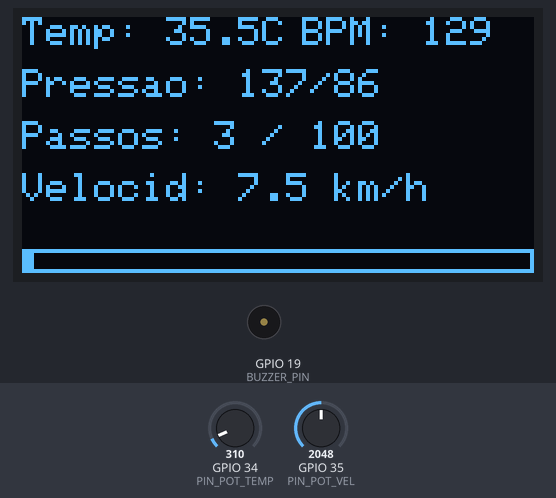
The sketch below on a simulated ESP32. Shown: 128×64 one-colour display, buzzer (waves = sounding, pin HIGH). Inputs (shaded band) come from the test bench; at power-on: GPIO 34 (PIN_POT_TEMP) = 310, GPIO 35 (PIN_POT_VEL) = 2048. WiFi joins after 1.5 s; servers stay silent unless stated; random numbers use the default seed unless the sketch sets one; no MQTT or app messages arrive unless stated; what the sketch prints to the serial monitor is not drawn.

Above: at 2.7 s.
2.8 s: GPIO 34 (PIN_POT_TEMP) set to 372
At 3.14 s:
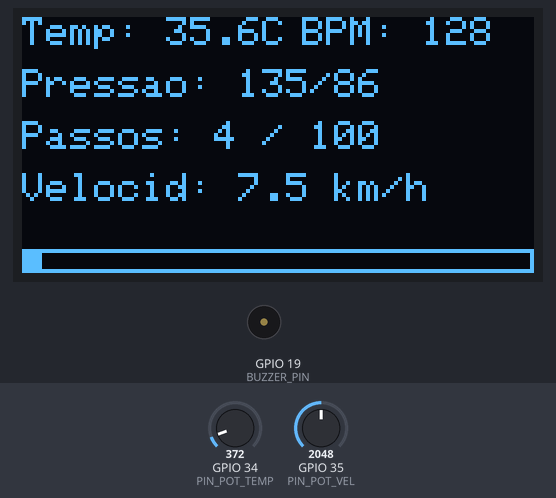
4.3 s: GPIO 35 (PIN_POT_VEL) set to 2866
At 5.14 s:
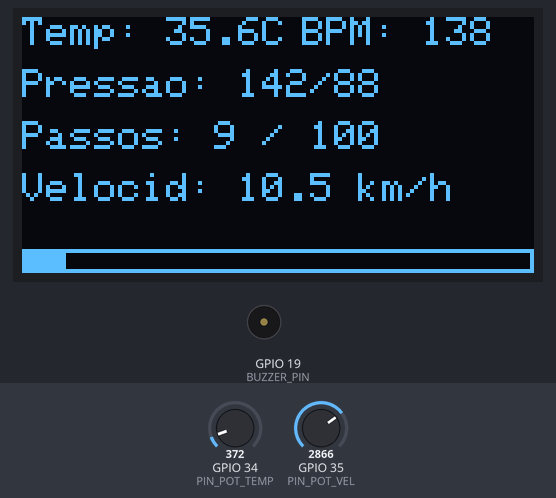
5.9 s: GPIO 34 (PIN_POT_TEMP) set to 434
At 6.34 s:
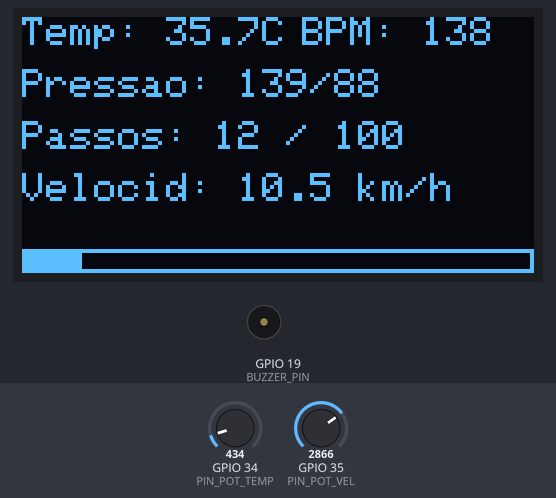
7.5 s: GPIO 35 (PIN_POT_VEL) set to 3603
At 7.94 s:
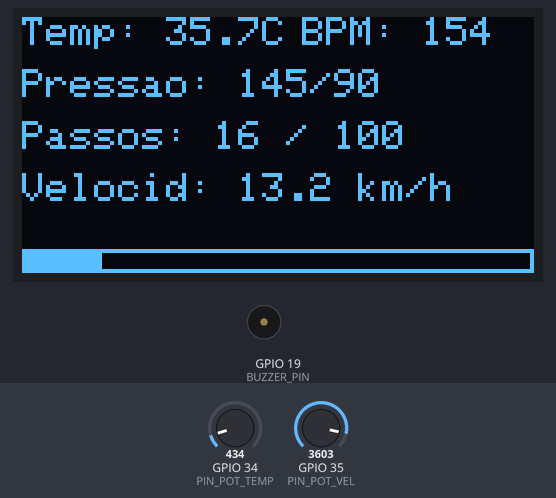
9.1 s: GPIO 34 (PIN_POT_TEMP) set to 527
At 10.63 s:
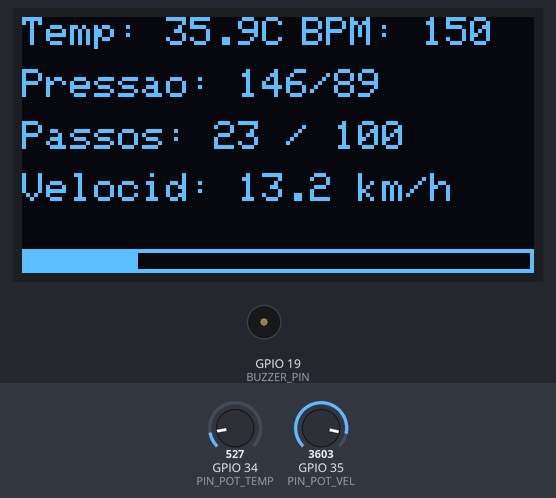
12.1 s: GPIO 35 (PIN_POT_VEL) set to 4095
At 27.41 s:
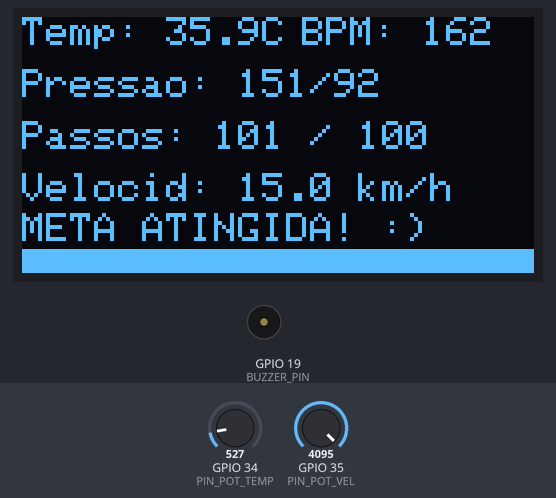
Timing chart, 0 to 28.8 s (numbered marks = the images above; inputs shaded):
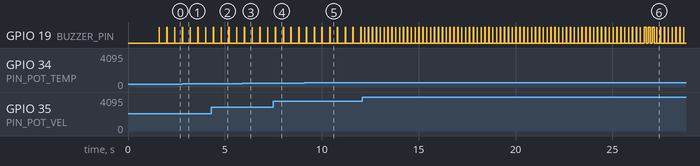

The sketch:

sketch.ino
```cpp
// --- Identificação do Grupo ---
// Artur Henrique Siqueira - RM566986 | Davi de Souza Malta - RM560327
// Guilherme cruz alves - RM566861     | Pedro Sales Ferreira - RM566910
// Guilherme de Oliveira Scremin - RM564788

#include <PubSubClient.h>
#include <WiFi.h>
#include <WiFiClientSecure.h>
#include <Wire.h>
#include <Adafruit_GFX.h>
#include <Adafruit_SSD1306.h>

// --- Configurações de Hardware e Pinos ---
#define BUZZER_PIN      19
#define PIN_POT_TEMP    34  // Potenciômetro para Temperatura
#define PIN_POT_VEL     35  // Potenciômetro para Velocidade
#define SERIAL_BAUD     115200

// --- Configurações do Display OLED ---
#define SCREEN_WIDTH 128
#define SCREEN_HEIGHT 64
Adafruit_SSD1306 display(SCREEN_WIDTH, SCREEN_HEIGHT, &Wire, -1);

// --- Variáveis de Saúde e Metas ---
const int META_PASSOS = 100;
int passosTotais = 0;
float velocidadeAtual = 0.0;
float temperaturaCorporal = 0.0;
bool metaNotificada = false;

int batimentosCardiacos = 70;
int pressaoSistolica = 120;
int pressaoDiastolica = 80;

// --- Constantes de Controle ---
const unsigned long INTERVALO_ENVIO_MQTT = 5000;
unsigned long tempoMQTT = 0;
unsigned long tempoLeitura = 0;
unsigned long acumuladorTempoPasso = 0;

// --- Objetos e Instâncias ---
WiFiClientSecure espClient;
PubSubClient client(espClient);

// --- Credenciais MQTT ---
const char* ssid        = "Wokwi-GUEST";
const char* password    = "";
const char* mqtt_server = "c681ba6c58ed47f4a65231a0cf5faaac.s1.eu.hivemq.cloud";
const int   mqtt_port   = 8883;
const char* mqtt_user   = "artur_hs";
const char* mqtt_pass   = "Fiap12345";
const char* mqtt_topic  = "wokwi/projeto/sensores";

void setup() {
  Serial.begin(SERIAL_BAUD);
  pinMode(BUZZER_PIN, OUTPUT);
  pinMode(PIN_POT_TEMP, INPUT);
  pinMode(PIN_POT_VEL, INPUT);

  if(!display.begin(SSD1306_SWITCHCAPVCC, 0x3C)) {
    Serial.println("Falha no OLED");
  } else {
    display.clearDisplay();
    display.setTextColor(WHITE);
    display.setTextSize(1);
    display.setCursor(10, 25);
    display.println("Care Plus OS...");
    display.display();
  }

  conectarWiFi();
  espClient.setInsecure();
  client.setServer(mqtt_server, mqtt_port);
}

void loop() {
  if (WiFi.status() != WL_CONNECTED) conectarWiFi();
  if (!client.connected()) conectarMQTT();
  client.loop();

  // Leitura dos sensores e atualização do display a cada 200ms
  if (millis() - tempoLeitura >= 200) {
    unsigned long deltaTempo = millis() - tempoLeitura;
    tempoLeitura = millis();

    processarLeituras(deltaTempo);
    atualizarDisplayOLED();
  }

  // Envio MQTT
  if (millis() - tempoMQTT >= INTERVALO_ENVIO_MQTT) {
    tempoMQTT = millis();
    enviarDadosMQTT();
  }
}

void processarLeituras(unsigned long delta) {
  // Mapeia Potenciômetro 1 para Temperatura (35°C a 42°C)
  int leituraTemp = analogRead(PIN_POT_TEMP);
  temperaturaCorporal = 35.0 + (leituraTemp * (42.0 - 35.0) / 4095.0);

  // Mapeia Potenciômetro 2 para Velocidade (0 a 15 km/h)
  int leituraVel = analogRead(PIN_POT_VEL);
  velocidadeAtual = (leituraVel * 15.0) / 4095.0;

  // LÓGICA DINÂMICA: Altera batimentos e pressão com base na velocidade
  if (velocidadeAtual > 1.5) {
    acumuladorTempoPasso += delta;

    // Simula esforço físico: batimentos variam entre 110 e 160 bpm na corrida (+ oscilação aleatória)
    batimentosCardiacos = 100 + (velocidadeAtual * 4) + random(-3, 4);
    pressaoSistolica = 120 + (velocidadeAtual * 2) + random(-2, 3);
    pressaoDiastolica = 80 + (velocidadeAtual * 0.8) + random(-1, 2);

    float metrosPorMilisegundo = (velocidadeAtual / 3.6) / 1000.0;
    float distanciaPercorrida = metrosPorMilisegundo * acumuladorTempoPasso;

    if (distanciaPercorrida >= 0.75) {
      passosTotais++;
      acumuladorTempoPasso = 0;

      // Bipa no passo
      digitalWrite(BUZZER_PIN, HIGH);
      delay(15);
      digitalWrite(BUZZER_PIN, LOW);

      // Alarme da meta
      if (passosTotais >= META_PASSOS && !metaNotificada) {
        metaNotificada = true;
        for(int i=0; i<3; i++) {
          digitalWrite(BUZZER_PIN, HIGH); delay(100);
          digitalWrite(BUZZER_PIN, LOW);  delay(100);
        }
      }
    }
  } else {
    acumuladorTempoPasso = 0;
    velocidadeAtual = 0.0;

    // Usuário em repouso: batimentos e pressão voltam ao normal estável
    batimentosCardiacos = 70 + random(-2, 3);
    pressaoSistolica = 120 + random(-3, 4);
    pressaoDiastolica = 80 + random(-2, 3);
  }
}

void atualizarDisplayOLED() {
  display.clearDisplay();
  display.setTextSize(1);

  // Linha 1: Temperatura e Batimentos
  display.setCursor(0, 0);
  display.print("Temp: "); display.print(temperaturaCorporal, 1); display.print("C");
  display.setCursor(70, 0);
  display.print("BPM: "); display.print(batimentosCardiacos);

  // Linha 2: Pressão Arterial
  display.setCursor(0, 13);
  display.print("Pressao: "); display.print(pressaoSistolica); display.print("/"); display.print(pressaoDiastolica);

  // Linha 3: Passos
  display.setCursor(0, 26);
  display.print("Passos: "); display.print(passosTotais); display.print(" / "); display.print(META_PASSOS);

  // Linha 4: Velocidade
  display.setCursor(0, 39);
  display.print("Velocid: "); display.print(velocidadeAtual, 1); display.print(" km/h");

  if (passosTotais >= META_PASSOS) {
    display.setCursor(0, 49);
    display.print("META ATINGIDA! :)");
  }

  // Barra de progresso rebaixada um pouco para caber tudo
  display.drawRect(0, 58, 128, 6, WHITE);
  int progresso = (passosTotais * 128) / META_PASSOS;
  if (progresso > 128) progresso = 128;
  display.fillRect(0, 58, progresso, 6, WHITE);

  display.display();
}

void enviarDadosMQTT() {
  char buffer[160]; // Aumentado o tamanho para acomodar os novos dados

  // Incluídos os novos campos "bpm", "sys" e "dia" no JSON
  snprintf(buffer, sizeof(buffer),
    "{\"temp\":%.1f,\"passos\":%d,\"velocidade\":%.1f,\"meta\":%d,\"bpm\":%d,\"sys\":%d,\"dia\":%d}",
    temperaturaCorporal, passosTotais, velocidadeAtual, META_PASSOS, batimentosCardiacos, pressaoSistolica, pressaoDiastolica);

  bool statusEnvio = client.publish(mqtt_topic, buffer);

  if (statusEnvio) {
    Serial.print("[MQTT] Sucesso ao enviar: ");
    Serial.println(buffer);
  } else {
    Serial.println("[MQTT] FALHA no envio! Verifique a conexao com o Broker.");
  }
}

void conectarWiFi() {
  if (WiFi.status() == WL_CONNECTED) return;
  WiFi.begin(ssid, password);
  while (WiFi.status() != WL_CONNECTED) delay(500);
}

void conectarMQTT() {
  while (!client.connected()) {
    String clientId = "ESP32-Watch-" + String(random(0xffff), HEX);
    if (client.connect(clientId.c_str(), mqtt_user, mqtt_pass)) return;
    delay(2000);
  }
}
```
